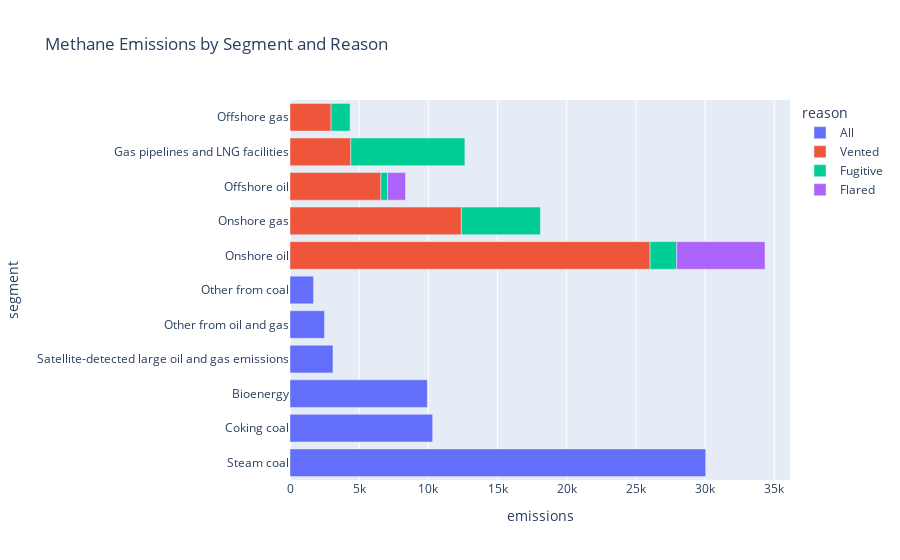

Source (notebook cell):
### Code cell
# Displaying segment reasons in a stacked bar chart
reasons_sorted.drop(index = [0], inplace = True)
px.bar(reasons_sorted, x = 'emissions', 
                       y = 'segment', 
                       title = 'Methane Emissions by Segment and Reason', 
                       color = 'reason')

### Figure 1 — Plotly figure (JSON) as saved in the notebook; plotly's stock layout.template omitted (floating-point values rounded to 4 significant figures)
{"data": [{"alignmentgroup": "True", "hovertemplate": "reason=All<br>emissions=%{x}<br>segment=%{y}<extra></extra>", "legendgroup": "All", "marker": {"color": "#636efa", "pattern": {"shape": ""}}, "name": "All", "offsetgroup": "All", "orientation": "h", "showlegend": true, "textposition": "auto", "type": "bar", "x": [30050.0, 10310.0, 9926.0, 3106.0, 2493.0, 1699.0], "xaxis": "x", "y": ["Steam coal", "Coking coal", "Bioenergy", "Satellite-detected large oil and gas emissions", "Other from oil and gas", "Other from coal"], "yaxis": "y"}, {"alignmentgroup": "True", "hovertemplate": "reason=Vented<br>emissions=%{x}<br>segment=%{y}<extra></extra>", "legendgroup": "Vented", "marker": {"color": "#EF553B", "pattern": {"shape": ""}}, "name": "Vented", "offsetgroup": "Vented", "orientation": "h", "showlegend": true, "textposition": "auto", "type": "bar", "x": [26030.0, 12390.0, 6571.0, 4395.0, 2972.0], "xaxis": "x", "y": ["Onshore oil", "Onshore gas", "Offshore oil", "Gas pipelines and LNG facilities", "Offshore gas"], "yaxis": "y"}, {"alignmentgroup": "True", "hovertemplate": "reason=Fugitive<br>emissions=%{x}<br>segment=%{y}<extra></extra>", "legendgroup": "Fugitive", "marker": {"color": "#00cc96", "pattern": {"shape": ""}}, "name": "Fugitive", "offsetgroup": "Fugitive", "orientation": "h", "showlegend": true, "textposition": "auto", "type": "bar", "x": [8244.0, 5709.0, 1921.0, 1370.0, 485.0], "xaxis": "x", "y": ["Gas pipelines and LNG facilities", "Onshore gas", "Onshore oil", "Offshore gas", "Offshore oil"], "yaxis": "y"}, {"alignmentgroup": "True", "hovertemplate": "reason=Flared<br>emissions=%{x}<br>segment=%{y}<extra></extra>", "legendgroup": "Flared", "marker": {"color": "#ab63fa", "pattern": {"shape": ""}}, "name": "Flared", "offsetgroup": "Flared", "orientation": "h", "showlegend": true, "textposition": "auto", "type": "bar", "x": [6382.0, 1294.0], "xaxis": "x", "y": ["Onshore oil", "Offshore oil"], "yaxis": "y"}], "layout": {"barmode": "relative", "legend": {"title": {"text": "reason"}, "tracegroupgap": 0}, "title": {"text": "Methane Emissions by Segment and Reason"}, "xaxis": {"anchor": "y", "domain": [0, 1], "title": {"text": "emissions"}}, "yaxis": {"anchor": "x", "domain": [0, 1], "title": {"text": "segment"}}}}
